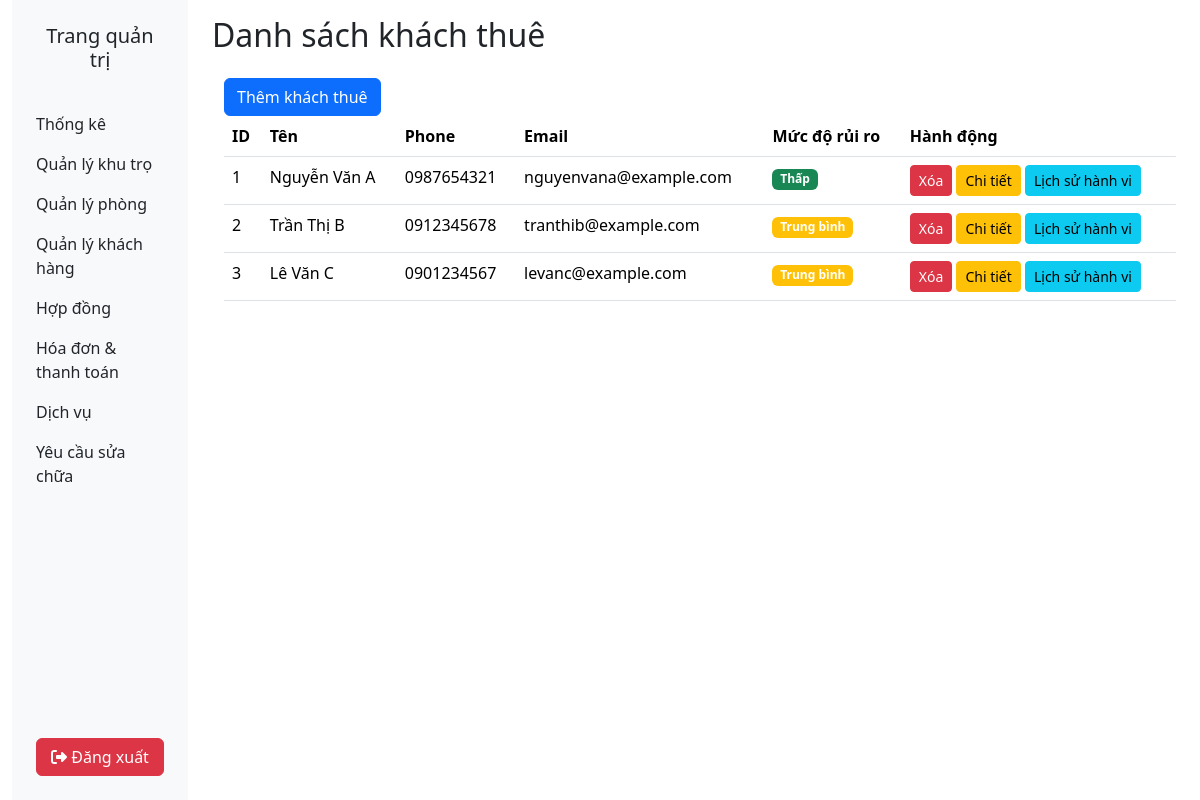
Page /tenant/index on the earlier database version.
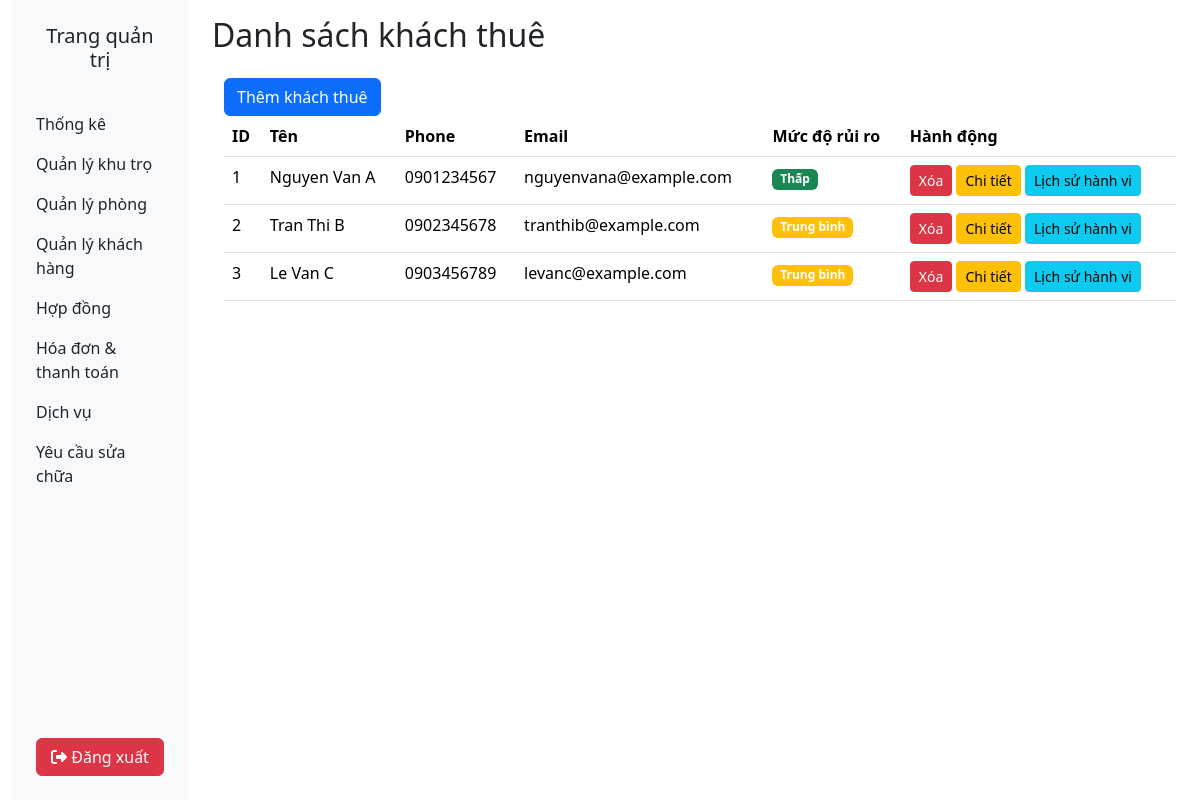
Same page on the later database version.
### tables this page shows
CREATE TABLE tenants (
    id INT AUTO_INCREMENT PRIMARY KEY,
    name VARCHAR(50) NOT NULL,
    phone VARCHAR(20),
    email VARCHAR(255)
);

### app/controllers/TenantController.php (called while the page is built, shortened)
<?php
require_once __DIR__ . '/../models/TenantModel.php';
class TenantController {
    private $tenantModel;
    public function __construct() {
        $this->tenantModel = new Tenant();
    }
    public function index() {
        $tenants = $this->tenantModel->getAllTenants();
        include __DIR__ . '/../views/tenants/index.php';
    }
}
?>

### index.php (called while the page is built, shortened)
<?php
$router = new Router();
$router->dispatch();
?>

### app/core/Database.php (called while the page is built, shortened)
<?php
class Database {
    private $host = "localhost";
    private $dbname = "boarding_house";
    private $username = "root";
    private $password = "";
    public function __construct() {
        try {
            $this->conn = new PDO("mysql:host=$this->host;dbname=$this->dbname;charset=utf8", $this->username, $this->password);
        } catch (PDOException $e) {
            die("Lỗi kết nối DB: " . $e->getMessage());
        }
    }
}
?>

### app/models/BaseModel.php (called while the page is built, shortened)
<?php
require_once __DIR__ . '/../core/Database.php';
class BaseModel
{
    protected $db;
    public function __construct()
    {
        $this->db = new Database();
    }
    protected function query($sql, $params = [])
    {
        $stmt = $this->db->conn->prepare($sql);
        $stmt->execute($params);
        return $stmt;
    }
    public function getAll($table)
    {
        return $this->query("SELECT * FROM $table")->fetchAll(PDO::FETCH_ASSOC);
    }
}
?>

### app/models/TenantModel.php (called while the page is built, shortened)
<?php
require_once __DIR__ . '/BaseModel.php';
class Tenant extends BaseModel
{
    protected $table = 'tenants';
    public function getAllTenants()
    {
        return $this->getAll($this->table);
    }
}
?>

### app/views/tenants/index.php (the view, shortened to what this page needs)
<div class="container">
    <a href="/tenant/create" class="btn btn-primary">Thêm khách thuê</a>
    <table class="table">
        <tr>
            <th>ID</th>
            <th>Tên</th>
            <th>Phone</th>
            <th>Email</th>
            <th>
                Mức độ rủi ro
            </th>
            <th>Hành động</th>
        </tr>
        <?php foreach ($tenants as $tenant): ?>
            <tr>
                <td><?= $tenant['id'] ?></td>
                <td><?= $tenant['name'] ?></td>
                <td><?= $tenant['phone'] ?></td>
                <td><?= $tenant['email'] ?></td>
                <td>
                    <?php
                    switch (rand(1, 3)) {
                        case 1:
                            echo '<span class="badge bg-success">Thấp</span>';
                            break;
                        case 2:
                            echo '<span class="badge bg-warning">Trung bình</span>';
                            break;
                    }
                    ?>
                </td>
                <td>
                    <a href="/tenant/delete&id=<?= $tenant['id'] ?>" class="btn btn-danger btn-sm">Xóa</a>
                    <a href="#" class="btn btn-warning btn-sm">Chi tiết</a>
                    <a href="/tenant/history&id=<?= $tenant['id'] ?>" class="btn btn-info btn-sm">Lịch sử hành vi</a>
                </td>
            </tr>
        <?php endforeach; ?>
    </table>
</div>
<?php
require_once __DIR__ . '/../layouts/admin.php';
?>

Differences in the rows shown:
changed tenants "nguyenvana@example.com": name "Nguyễn Văn A" → "Nguyen Van A"; phone "0987654321" → "0901234567"
changed tenants "tranthib@example.com": name "Trần Thị B" → "Tran Thi B"; phone "0912345678" → "0902345678"
changed tenants "levanc@example.com": name "Lê Văn C" → "Le Van C"; phone "0901234567" → "0903456789"
